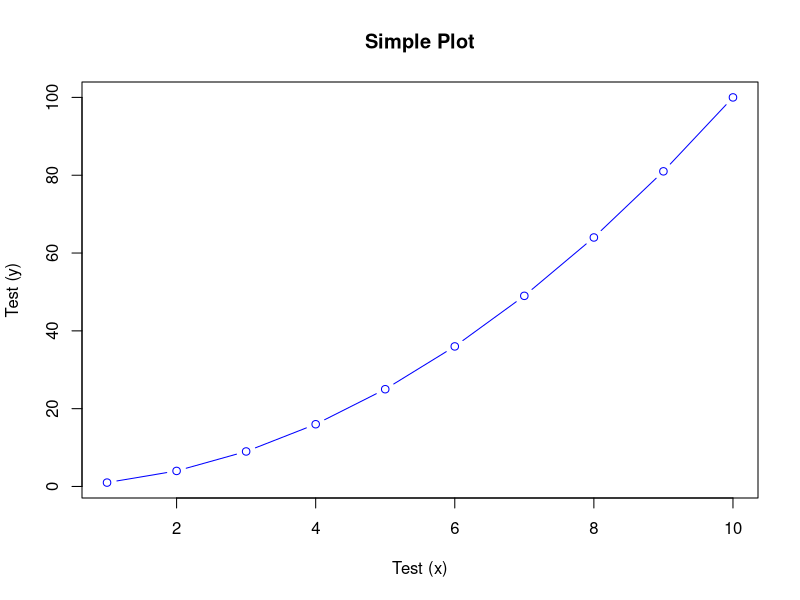

Reproduce this figure in R.
x <- 1:10
y <- x^2

plot(x, y,
     xlab="Test (x)", ylab="Test (y)",
     type = "b", col = "blue", main = "Simple Plot")
